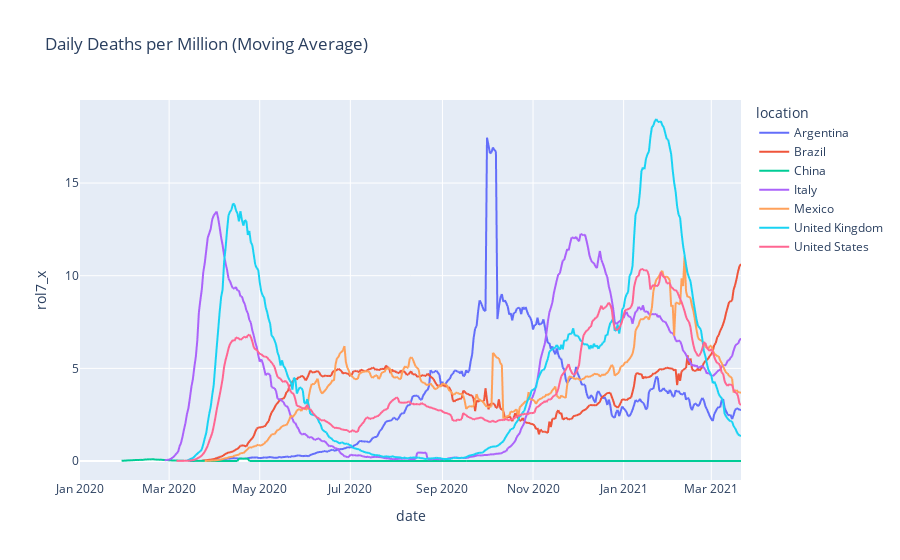

This figure's notebook cell:
### Code cell
new_deaths['rol7_x'] = new_deaths.new_deaths_per_million.rolling(7).mean().shift(0)

fig = px.line(new_deaths, x="date", y="rol7_x", color='location', title='Daily Deaths per Million (Moving Average)')
fig.show()

### Figure 1 — Plotly figure (JSON) as saved in the notebook; plotly's stock layout.template omitted (floating-point values rounded to 4 significant figures; data arrays with more than 128 entries replaced by an {"elided": "..."} marker saying what was removed)
{"data": [{"hovertemplate": "location=Argentina<br>date=%{x}<br>rol7_x=%{y}<extra></extra>", "legendgroup": "Argentina", "line": {"color": "#636efa", "dash": "solid"}, "mode": "lines", "name": "Argentina", "showlegend": true, "type": "scattergl", "x": {"elided": "446 str values"}, "xaxis": "x", "y": {"elided": "446 float values"}, "yaxis": "y"}, {"hovertemplate": "location=Brazil<br>date=%{x}<br>rol7_x=%{y}<extra></extra>", "legendgroup": "Brazil", "line": {"color": "#EF553B", "dash": "solid"}, "mode": "lines", "name": "Brazil", "showlegend": true, "type": "scattergl", "x": {"elided": "390 str values"}, "xaxis": "x", "y": {"elided": "390 float values"}, "yaxis": "y"}, {"hovertemplate": "location=China<br>date=%{x}<br>rol7_x=%{y}<extra></extra>", "legendgroup": "China", "line": {"color": "#00cc96", "dash": "solid"}, "mode": "lines", "name": "China", "showlegend": true, "type": "scattergl", "x": {"elided": "425 str values"}, "xaxis": "x", "y": {"elided": "425 float values"}, "yaxis": "y"}, {"hovertemplate": "location=Italy<br>date=%{x}<br>rol7_x=%{y}<extra></extra>", "legendgroup": "Italy", "line": {"color": "#ab63fa", "dash": "solid"}, "mode": "lines", "name": "Italy", "showlegend": true, "type": "scattergl", "x": {"elided": "416 str values"}, "xaxis": "x", "y": {"elided": "416 float values"}, "yaxis": "y"}, {"hovertemplate": "location=Mexico<br>date=%{x}<br>rol7_x=%{y}<extra></extra>", "legendgroup": "Mexico", "line": {"color": "#FFA15A", "dash": "solid"}, "mode": "lines", "name": "Mexico", "showlegend": true, "type": "scattergl", "x": {"elided": "446 str values"}, "xaxis": "x", "y": {"elided": "446 float values"}, "yaxis": "y"}, {"hovertemplate": "location=United Kingdom<br>date=%{x}<br>rol7_x=%{y}<extra></extra>", "legendgroup": "United Kingdom", "line": {"color": "#19d3f3", "dash": "solid"}, "mode": "lines", "name": "United Kingdom", "showlegend": true, "type": "scattergl", "x": {"elided": "416 str values"}, "xaxis": "x", "y": {"elided": "416 float values"}, "yaxis": "y"}, {"hovertemplate": "location=United States<br>date=%{x}<br>rol7_x=%{y}<extra></extra>", "legendgroup": "United States", "line": {"color": "#FF6692", "dash": "solid"}, "mode": "lines", "name": "United States", "showlegend": true, "type": "scattergl", "x": {"elided": "425 str values"}, "xaxis": "x", "y": {"elided": "425 float values"}, "yaxis": "y"}], "layout": {"legend": {"title": {"text": "location"}, "tracegroupgap": 0}, "title": {"text": "Daily Deaths per Million (Moving Average)"}, "xaxis": {"anchor": "y", "domain": [0, 1], "title": {"text": "date"}}, "yaxis": {"anchor": "x", "domain": [0, 1], "title": {"text": "rol7_x"}}}}
